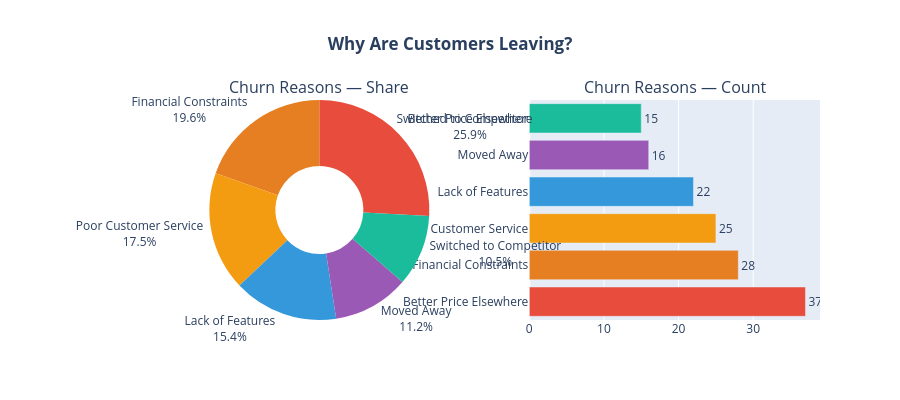

The cell this chart's notebook holds for it:
### Markdown cell above
## Churn Reasons Sunburst

### Code cell
reasons = df[df['Churned']==1]['Churn_Reason'].value_counts().reset_index()
reasons.columns = ['Reason','Count']

fig = make_subplots(rows=1, cols=2,
    specs=[[{'type':'domain'},{'type':'xy'}]],
    subplot_titles=('Churn Reasons — Share', 'Churn Reasons — Count'))

fig.add_trace(go.Pie(
    labels=reasons['Reason'], values=reasons['Count'],
    hole=0.4, textinfo='label+percent',
    marker_colors=['#e74c3c','#e67e22','#f39c12','#3498db','#9b59b6','#1abc9c']
), row=1, col=1)

fig.add_trace(go.Bar(
    y=reasons['Reason'], x=reasons['Count'],
    orientation='h',
    marker_color=['#e74c3c','#e67e22','#f39c12','#3498db','#9b59b6','#1abc9c'],
    text=reasons['Count'], textposition='outside'
), row=1, col=2)

fig.update_layout(height=400, showlegend=False,
    title_text='<b>Why Are Customers Leaving?</b>', title_x=0.5,
    paper_bgcolor='white')
fig.show()

### Figure 1 — Plotly figure (JSON) as saved in the notebook; plotly's stock layout.template omitted (floating-point values rounded to 4 significant figures)
{"data": [{"domain": {"x": [0, 0.45], "y": [0, 1]}, "hole": 0.4, "labels": ["Better Price Elsewhere", "Financial Constraints", "Poor Customer Service", "Lack of Features", "Moved Away", "Switched to Competitor"], "marker": {"colors": ["#e74c3c", "#e67e22", "#f39c12", "#3498db", "#9b59b6", "#1abc9c"]}, "textinfo": "label+percent", "type": "pie", "values": [37, 28, 25, 22, 16, 15]}, {"marker": {"color": ["#e74c3c", "#e67e22", "#f39c12", "#3498db", "#9b59b6", "#1abc9c"]}, "orientation": "h", "text": [37, 28, 25, 22, 16, 15], "textposition": "outside", "type": "bar", "x": [37, 28, 25, 22, 16, 15], "xaxis": "x", "y": ["Better Price Elsewhere", "Financial Constraints", "Poor Customer Service", "Lack of Features", "Moved Away", "Switched to Competitor"], "yaxis": "y"}], "layout": {"annotations": [{"font": {"size": 16}, "showarrow": false, "text": "Churn Reasons — Share", "x": 0.225, "xanchor": "center", "xref": "paper", "y": 1, "yanchor": "bottom", "yref": "paper"}, {"font": {"size": 16}, "showarrow": false, "text": "Churn Reasons — Count", "x": 0.775, "xanchor": "center", "xref": "paper", "y": 1, "yanchor": "bottom", "yref": "paper"}], "height": 400, "paper_bgcolor": "white", "showlegend": false, "title": {"text": "<b>Why Are Customers Leaving?</b>", "x": 0.5}, "xaxis": {"anchor": "y", "domain": [0.55, 1]}, "yaxis": {"anchor": "x", "domain": [0, 1]}}}
